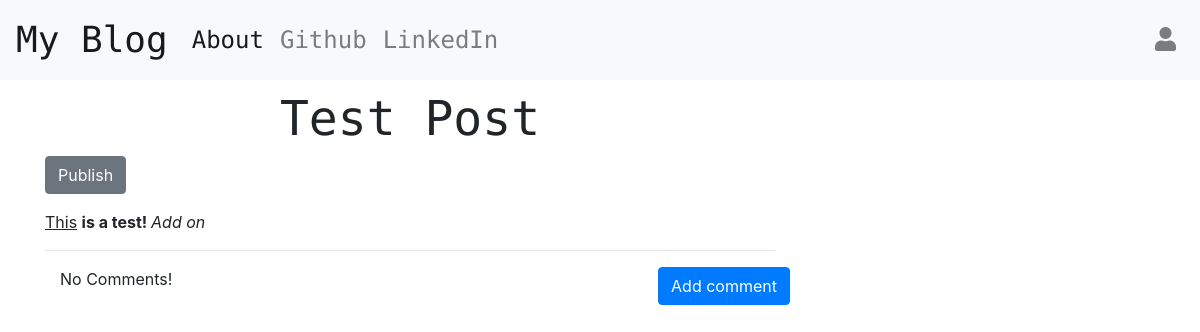
The page /post/2 on the database as committed earlier.
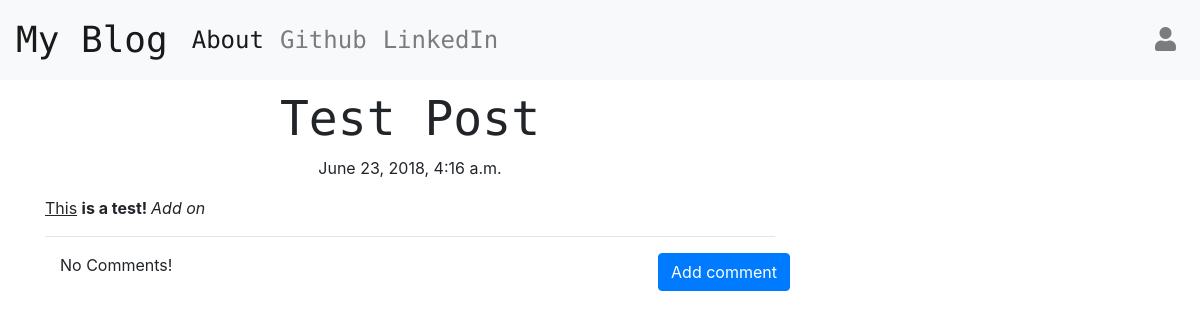
The same page on the database as committed later.
### blog/models.py (models this page shows, shortened)
class Post(models.Model):
    author = models.ForeignKey('auth.User', on_delete=models.CASCADE)
    title = models.CharField(max_length=200)
    text = models.TextField()
    create_date = models.DateTimeField(default=timezone.now)
    published_date = models.DateTimeField(blank=True, null=True)

### blog/views.py (the view)
# urls.py: path('post/<int:pk>', views.PostDetailView.as_view(), name='post_detail'),
class PostDetailView(DetailView):
    model = Post

### blog/templates/blog/post_detail.html (shortened to what this page needs)
{% extends 'blog/base.html' %}
{% block content %}
<h1 class='posttitle'>{{ post.title }}</h1>
{% if post.published_date %}
  <div class="date postdate">
      {{ post.published_date }}
  </div>
{% else %}
  <a class='btn btn-secondary' href="{% url 'post_publish' pk=post.pk %}">Publish</a>
{% endif %}
<p class='postcontent'>{{ post.text|safe|linebreaksbr }}</p>
<hr>
<a class='btn btn-primary btn-comment' href="{% url 'add_comment_to_post' pk=post.pk %}">Add comment</a>
<div class="container">
  {% for comment in post.comments.all %}
  <br>
    {% if user.is_authenticated or comment.approved_comment %}
      {{ comment.create_date }}
        {% if not comment.approved_comment %}
          <a class='btn btn-default' href="{% url 'comment_remove' pk=comment.pk %}">
            <i class="fas fa-trash-alt"></i>
          </a>
          <a class='btn btn-primary' href="{% url 'comment_approve' pk=comment.pk %}">
            <i class="fas fa-thumbs-up"></i>
          </a>
        {% endif %}
        <p>{{ comment.text|safe|linebreaks }}</p>
        <p>Posted by : {{ comment.author }}</p>
    {% endif %}
    {% empty %}
      <p>No Comments!</p>
  {% endfor %}
</div>
{% endblock %}

Rows that differ between the two databases and show on the page:
changed Post "Test Post": published_date (not shown) → "June 23, 2018, 4:16 a.m."
Other text that changed with them:
text no longer shown: "Publish"
